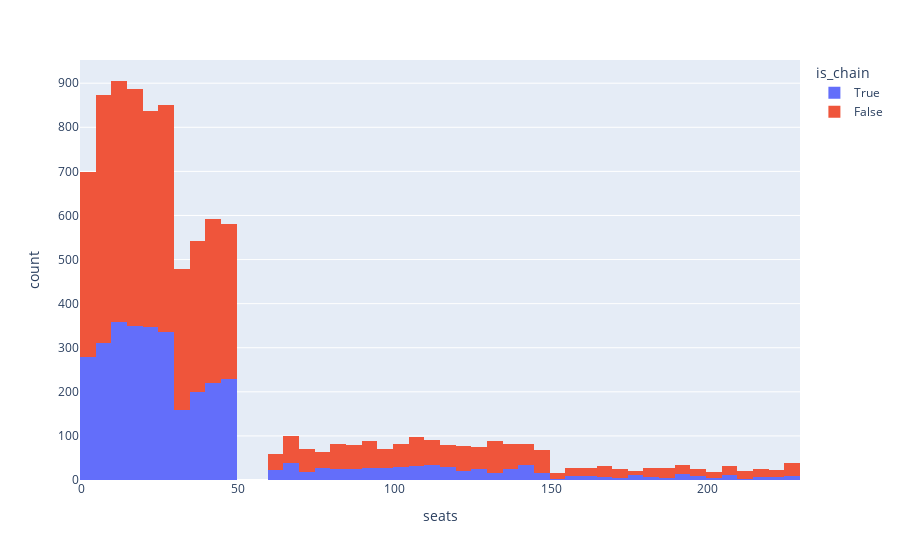

The cell this chart's notebook holds for it:
### Markdown cell above
<a id="characterizes_chains"></a>

### Code cell
# plotting stacked bar plot of chain/non-chain by seats
fig=px.histogram(dff, x='seats', color='is_chain')
fig.show()

### Figure 1 — Plotly figure (JSON) as saved in the notebook; plotly's stock layout.template omitted (floating-point values rounded to 4 significant figures; data arrays with more than 128 entries replaced by an {"elided": "..."} marker saying what was removed)
{"data": [{"alignmentgroup": "True", "bingroup": "x", "hovertemplate": "is_chain=True<br>seats=%{x}<br>count=%{y}<extra></extra>", "legendgroup": "True", "marker": {"color": "#636efa", "pattern": {"shape": ""}}, "name": "True", "offsetgroup": "True", "orientation": "v", "showlegend": true, "type": "histogram", "x": {"elided": "3371 int values"}, "xaxis": "x", "yaxis": "y"}, {"alignmentgroup": "True", "bingroup": "x", "hovertemplate": "is_chain=False<br>seats=%{x}<br>count=%{y}<extra></extra>", "legendgroup": "False", "marker": {"color": "#EF553B", "pattern": {"shape": ""}}, "name": "False", "offsetgroup": "False", "orientation": "v", "showlegend": true, "type": "histogram", "x": {"elided": "5731 int values"}, "xaxis": "x", "yaxis": "y"}], "layout": {"barmode": "relative", "legend": {"title": {"text": "is_chain"}, "tracegroupgap": 0}, "margin": {"t": 60}, "xaxis": {"anchor": "y", "domain": [0, 1], "title": {"text": "seats"}}, "yaxis": {"anchor": "x", "domain": [0, 1], "title": {"text": "count"}}}}
